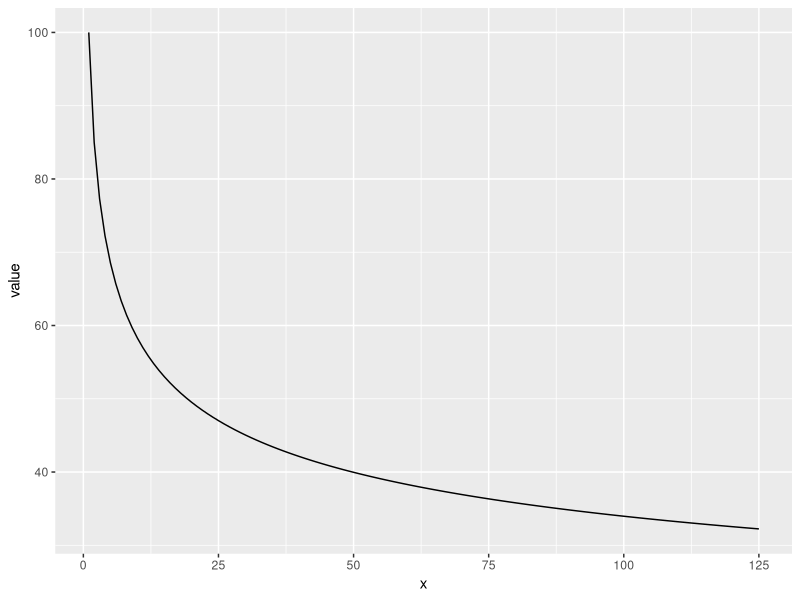
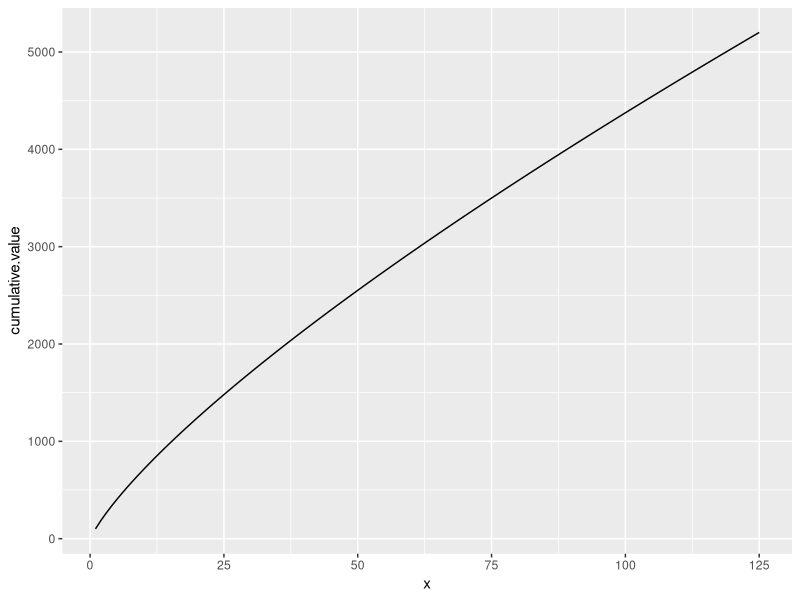
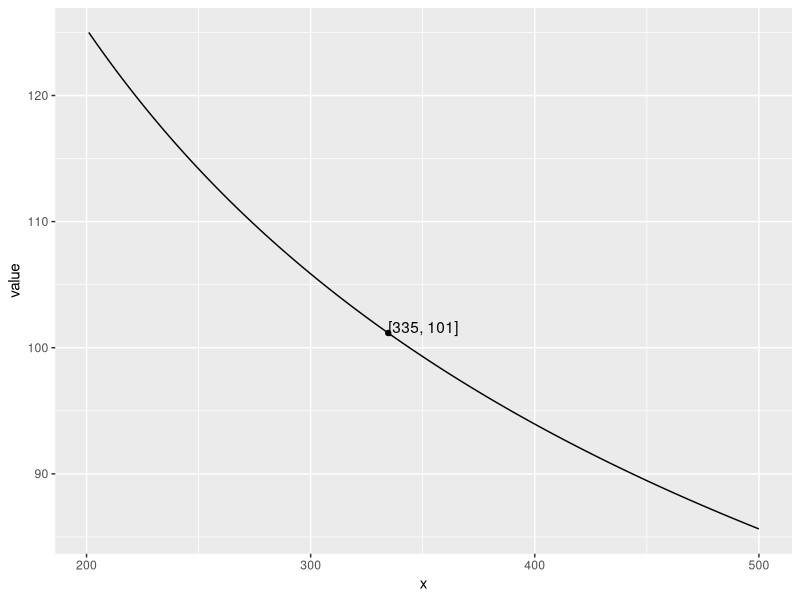
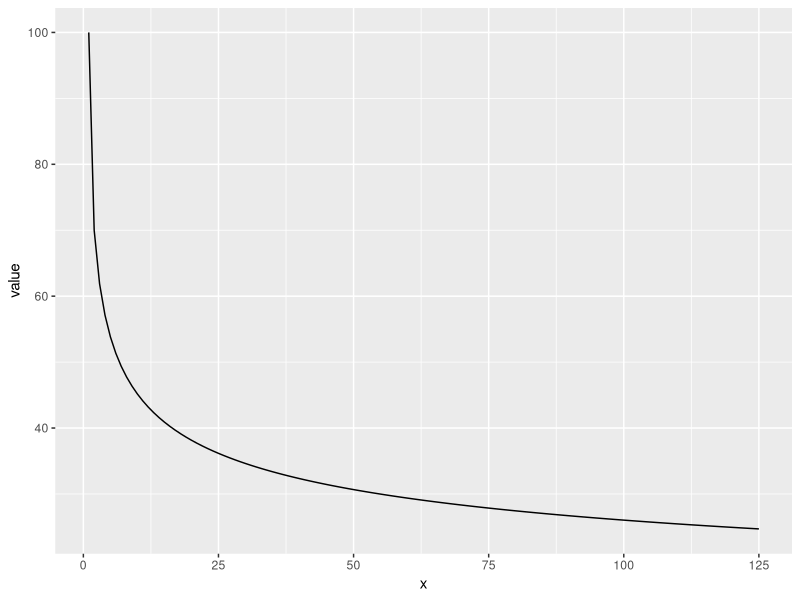
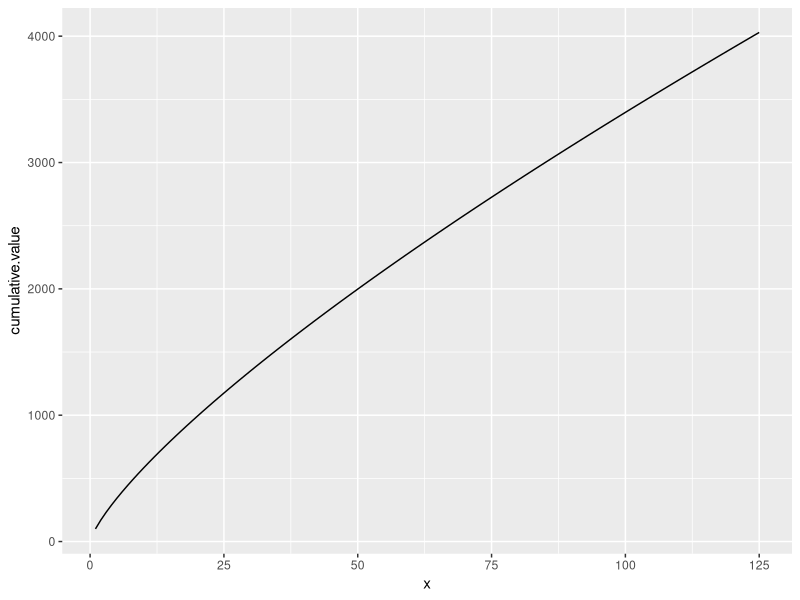
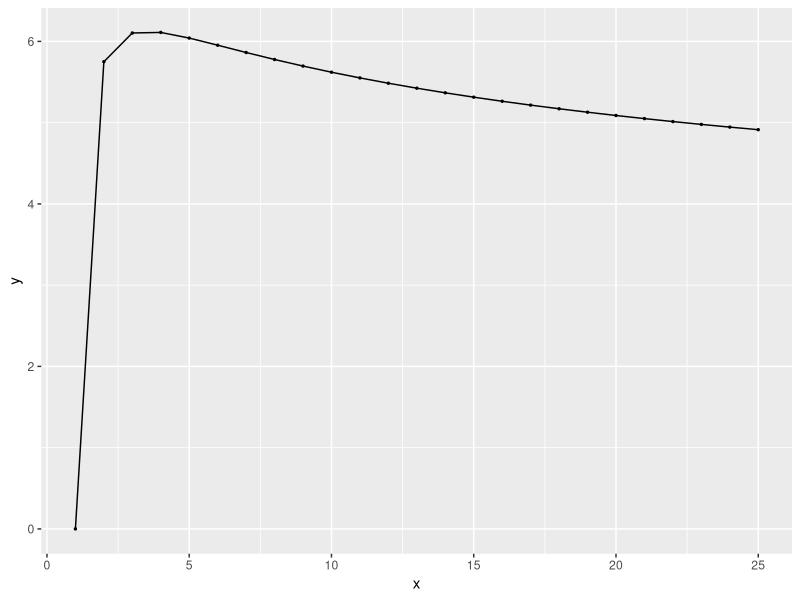
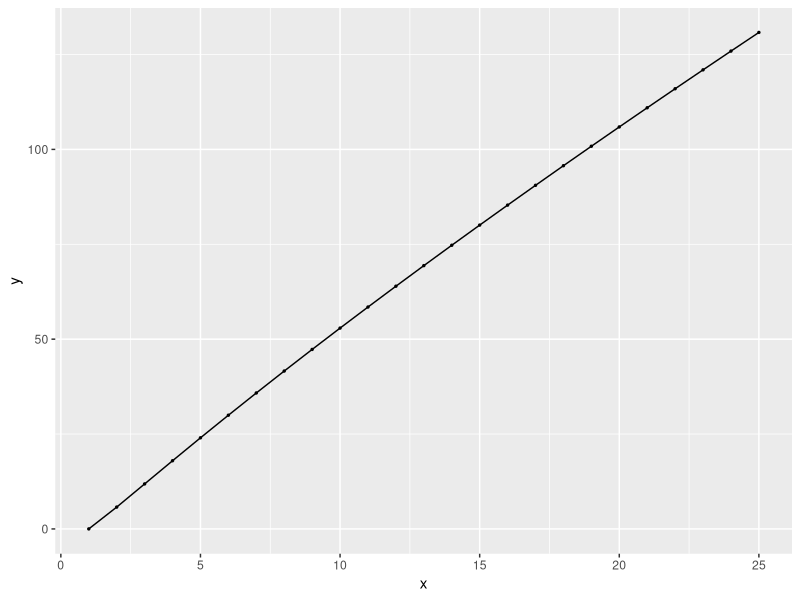

These figures' R source, in order:
## ---- chunk 1
library(ggplot2)
## ---- chunk 2
unit_curve <- function(t, n, r, m = 1, na.rm = FALSE){
        
        if(!is.numeric(t) | !is.numeric(m) | !is.numeric(n) | !is.numeric(r)){
                stop('This function only works for numeric inputs!\n', 
                     'You have provided objects of the following classes:\n', 
                     't: ', class(t), '\n',
                     'm: ', class(m), '\n',
                     'n: ', class(n), '\n',
                     'r: ', class(r))
        }
        
        if(na.rm == TRUE) {
                t <- t[!is.na(t)]
                m <- m[!is.na(m)]
                n <- n[!is.na(n)]
                r <- r[!is.na(r)]
                
                warning('Any strings with NA were filtered. This may result in \n',
                        'unexpected recycling.')
        }
        
        b <- log(r)/log(2)
        y <- t * (n/m)^b
        
        return(y)
        
} 

plot_unit_curve <- function(t, m, n, r, model = "u", level = "u"){
        
        if(level != "u" & level != "c"){
                stop('Undefined specification for the level argument.' )
        }
        
        if(model == "u") {
                df <- data.frame(x = m:n, 
                                 value = unit_curve(t = t, m = m, n = m:n, r = r),
                                 cumulative.value = cumsum(unit_curve(t = t, m, n = m:n, r = r)))
                
                if(level == "u") {
                        ggplot(data = df, aes(x = x, y = value)) +
                                geom_line()
                } else {
                        ggplot(data = df, aes(x = x, y = cumulative.value)) +
                                geom_line()
                }
                
                
        } else if(model == "ca") {
                df <- data.frame(x = m:n, 
                                 value = ca_unit(t = t, m = m, n = m:n, r = r),
                                 cumulative.value = cumsum(ca_unit(t = t, m = m, n = m:n, r = r)))
                
                if(level == "u") {
                        ggplot(data = df, aes(x = x, y = value)) +
                                geom_line()
                } else {
                        ggplot(data = df, aes(x = x, y = cumulative.value)) +
                                geom_line()
                }
                
        } else if(model == "both") {
                df1 <- data.frame(x = m:n, 
                                  model = "unit model", 
                                  value = unit_curve(t = t, m = m, n = m:n, r = r),
                                  cumulative.value = cumsum(unit_curve(t = t, m, n = m:n, r = r)))
                
                df2 <- data.frame(x = m:n, 
                                  model = "ca model", 
                                  value = ca_unit(t = t, m = m, n = m:n, r = r),
                                  cumulative.value = cumsum(ca_unit(t = t, m = m, n = m:n, r = r)))
                
                df <- rbind(df1, df2)
                
                if(level == "u") {
                        ggplot(data = df, aes(x = x, y = value, color = model)) +
                                geom_line()
                } else{
                        ggplot(data = df, aes(x = x, y = cumulative.value, color = model)) +
                                geom_line()
                }
        }
        
}
## ---- chunk 3
unit_curve(t = 100, n = 125, r = .85)
## ---- chunk 4
plot_unit_curve(t = 100, m = 1, n = 125, r = .85, model = "u", level = "u")
## ---- chunk 5
unit_cum_exact <- function(t, n, r, m = 1, na.rm = FALSE){
        
        if(!is.numeric(t) | !is.numeric(m) | !is.numeric(n) | !is.numeric(r)){
                stop('This function only works for numeric inputs!\n', 
                     'You have provided objects of the following classes:\n', 
                     't: ', class(t), '\n',
                     'm: ', class(n), '\n',
                     'n: ', class(n), '\n',
                     'r: ', class(r))
        }
        
        if( m > n ){
                stop('This function calculates the cumulative hours/costs between \n',
                     'm and n; consequenctly, n must be larger than m.')
        }
        
        if(na.rm == TRUE) {
                t <- t[!is.na(t)]
                m <- m[!is.na(m)]
                n <- n[!is.na(n)]
                r <- r[!is.na(r)]
                
                warning('Any strings with NA were filtered. This may result in \n',
                        'unexpected recycling.')
        }
        
        b <- log(r)/log(2)
        t1 <- t/(m^b)
        
        i <- m:n
        y <- t1 * i^b

        return(sum(y))
        
}
## ---- chunk 6
unit_cum_exact(t = 100, n = 125, r = .85)
## ---- chunk 7
unit_cum_appx <- function(t, n, r, m = 1, na.rm = FALSE){
        
        if(!is.numeric(t) | !is.numeric(m) | !is.numeric(n) | !is.numeric(r)){
                stop('This function only works for numeric inputs!\n', 
                     'You have provided objects of the following classes:\n', 
                     't: ', class(t), '\n',
                     'm: ', class(n), '\n',
                     'n: ', class(n), '\n',
                     'r: ', class(r))
        }
        
        if( m > n ){
                stop('This function approximates the cumulative hours/costs between \n',
                     'm and n; consequently, n must be larger than m.')
        }
        
        if(na.rm == TRUE) {
                t <- t[!is.na(t)]
                m <- m[!is.na(m)]
                n <- n[!is.na(n)]
                r <- r[!is.na(r)]
                
                warning('Any strings with NA were filtered. This may result in \n',
                        'unexpected recycling.')
        }
        
        b <- log(r)/log(2)
        c <- 1 + b
        t1 <- t/(m^b)
        
        y <- (t1 / c) * (((n + 0.5)^(c)) - ((m - 0.5)^(c)))
        
        return(y)
        
}  
## ---- chunk 8
unit_cum_appx(t = 100, n = 125, r = .85)
## ---- chunk 9
system.time(unit_cum_exact(t = 100, n = 1000000, r = .85))

system.time(unit_cum_appx(t = 100, n = 1000000, r = .85))
## ---- chunk 10
plot_unit_curve(t = 100, m = 1, n = 125, r = .85, model = "u", level = "c")
## ---- chunk 11
unit_midpoint <- function(m, n, r, na.rm = FALSE){
        
        if(!is.numeric(m) | !is.numeric(n) | !is.numeric(r)){
                stop('This function only works for numeric inputs!\n', 
                     'You have provided objects of the following classes:\n', 
                     'm: ', class(n), '\n',
                     'n: ', class(n), '\n',
                     'r: ', class(r))
        }
        
        if( m > n ){
                stop('This function approximates the "midpoint" or average unit between \n',
                     'm and n; consequently, n must be larger than m.')
        }
        
        if(na.rm == TRUE) {
                m <- m[!is.na(m)]
                n <- n[!is.na(n)]
                r <- r[!is.na(r)]
                
                warning('Any strings with NA were filtered. This may result in \n',
                        'unexpected recycling.')
        }
        
        b <- log(r)/log(2)
        c <- 1 + b

        k <- (((n + 0.5)^(c) - (m - 0.5)^(c)) / ((c) * (n - m + 1)))^(1/b)
        
        return(k)
        
} 
## ---- chunk 12
unit_midpoint(m = 201, n = 500, r = .75)
## ---- chunk 13
unit_block_summary <- function(t, m, n, r, na.rm = FALSE){
        
        if(!is.numeric(t) | !is.numeric(m) | !is.numeric(n) | !is.numeric(r)){
                stop('This function only works for numeric inputs!\n', 
                     'You have provided objects of the following classes:\n', 
                     't: ', class(t), '\n',
                     'm: ', class(n), '\n',
                     'n: ', class(n), '\n',
                     'r: ', class(r))
        }
        
        if( m > n ){
                stop('This function caculates summary statistics for the production block between \n',
                     'm and n; consequently, n must be larger than m.')
        }
        
        if(na.rm == TRUE) {
                t <- t[!is.na(t)]
                m <- m[!is.na(m)]
                n <- n[!is.na(n)]
                r <- r[!is.na(r)]
                
                warning('Any strings with NA were filtered. This may result in \n',
                        'unexpected recycling.')
        }
        
        b <- log(r)/log(2)
        c <- 1 + b
        t1 <- t/(m^b)
        
        k <- (((n + 0.5)^(c) - (m - 0.5)^(c)) / ((c) * (n - m + 1)))^(1/b)
        t_k <- unit_curve(t = t1, n = k, r = r)
        block_units <- n - m + 1
        block_hours <- t_k * block_units
        
        y <- list(`block units` = block_units,
                  `block hours` = block_hours,
                  `midpoint unit` = k,
                  `midpoint hours` = t_k)
        return(y)
        
}  
## ---- chunk 14
unit_block_summary(t = 125, m = 201, n = 500, r = .75)
## ---- chunk 15
plot_block_summary <- function(t, m, n, r){
        
        df <- data.frame(x = m:n, value = unit_curve(t = t, m = m, n = m:n, r = r))
        
        midpoint <- data.frame(x = unit_block_summary(t, m, n, r)[[3]],
                               value = unit_block_summary(t, m, n, r)[[4]],
                               label = paste0("[", round(unit_block_summary(t, m, n, r)[[3]]), ", ", round(unit_block_summary(t, m, n, r)[[4]]), "]"))
        
        ggplot(df, aes(x = x, y = value)) +
                geom_line() +
                geom_point(data = midpoint, aes(x = x, y = value)) +
                geom_text(data = midpoint, aes(x = x, y = value, label = label), 
                          hjust = 0, vjust = 0)
}
## ---- chunk 16
plot_block_summary(t = 125, m = 201, n = 500, r = .75)
## ---- chunk 17
ca_unit <- function(t, n, r, m = 1, na.rm = FALSE){
        
        if(!is.numeric(t) | !is.numeric(m) |!is.numeric(n) | !is.numeric(r)){
                stop('This function only works for numeric inputs!\n', 
                     'You have provided objects of the following classes:\n', 
                     't: ', class(t), '\n',
                     'n: ', class(n), '\n',
                     'n: ', class(n), '\n',
                     'r: ', class(r))
        }
        
        if(na.rm == TRUE) {
                t <- t[!is.na(t)]
                m <- m[!is.na(m)]
                n <- n[!is.na(n)]
                r <- r[!is.na(r)]
                
                warning('Any strings with NA were filtered. This may result in \n',
                        'unexpected recycling.')
        }
        
        b <- log(r)/log(2)
        c <- 1 + b
        
        y <- t * ((n^c - (n-1)^c)) / (m^c - (m-1)^c)
        
        return(y)
}
## ---- chunk 18
ca_unit(t = 110, m = 1, n = 2200, r = .885)
## ---- chunk 19
plot_unit_curve(t = 100, m = 1, n = 125, r = .85, model = "ca", level = "u")
## ---- chunk 20
ca_block <- function(t, n, r, m = 1, na.rm = FALSE){
        
        if(!is.numeric(t) | !is.numeric(m) | !is.numeric(n) | !is.numeric(r)){
                stop('This function only works for numeric inputs!\n', 
                     'You have provided objects of the following classes:\n', 
                     't: ', class(t), '\n',
                     'm: ', class(m), '\n',
                     'n: ', class(n), '\n',
                     'r: ', class(r))
        }
        
        if( m > n ){
                stop('This function computes the total hours/costs for a production block for \n',
                     'units m through n; consequently, n must be larger than m.')
        }
        
        if(na.rm == TRUE) {
                t <- t[!is.na(t)]
                m <- m[!is.na(m)]
                n <- n[!is.na(n)]
                r <- r[!is.na(r)]
                
                warning('Any strings with NA were filtered. This may result in \n',
                        'unexpected recycling.')
        }
        
        b <- log(r)/log(2)
        c <- 1 + b
        y <- t * (n^c - (m-1)^c)
        
        return(y)
}
## ---- chunk 21
ca_block(t = 75, m = 201, n = 250, r = .85)
## ---- chunk 22
plot_unit_curve(t = 100, m = 1, n = 125, r = .85, model = "ca", level = "c")
## ---- chunk 23
delta <- function(t, m, n, r, level = "u") {
        
        d <- unit_curve(t = t, m = m, n = m:n, r = r) - ca_unit(t = t, m = m, n = m:n, r = r)
        
        if(level == "u") {
                y <- d
        }
        
        if(level == "c") {
                y <- cumsum(d)
        }
        
        if(level != "u" & level != "c"){
                stop('Undefined specification for the level argument.' )
        }
        
        return(y)
}

plot_delta <- function(t, m, n, r, level = "u"){
        
        if(level != "u" & level != "c"){
                stop('Undefined specification for the level argument.' )
        }
        
        if(level == "u") {
                df <- data.frame(x = m:n, y = delta(t = t, m = m, n = n, r = r, level = "u"))
                
                y <- ggplot(df, aes(x = x, y = y)) +
                        geom_line()
                
                if(n < 100) y <- y + geom_point(size = .5)
                
        } 
        
        if(level == "c") {
                df <- data.frame(x = m:n, y = delta(t = t, m = m, n = n, r = r, level = "c"))
                
                y <- ggplot(df, aes(x = x, y = y)) +
                        geom_line()
                
                if(n < 100) y <- y + geom_point(size = .5)
        }
        
        return(y)
}
## ---- chunk 24
delta(t = 50, m = 1, n = 25, r = .885, level = "u")

plot_delta(t = 50, m = 1, n = 25, r = .885, level = "u")
## ---- chunk 25
delta(t = 50, m = 1, n = 25, r = .885, level = "c")

plot_delta(t = 50, m = 1, n = 25, r = .885, level = "c")
## ---- chunk 26
cum_error <- function(n, r1, r2){
        
        if(!is.numeric(n) | !is.numeric(r1) | !is.numeric(r2)){
                stop('This function only works for numeric inputs!\n', 
                     'You have provided objects of the following classes:\n', 
                     'n: ', class(n), '\n',
                     'r1: ', class(r1), '\n',
                     'r2: ', class(r2))
        }
        
        if(r1 == r2){
                return('The learning curve rates you are comparing are the same.')
        }
        
        b1 <- log(r1)/log(2)
        b2 <- log(r2)/log(2)
        
        y <- n^(b2 - b1) - 1

        return(y)
        
}
## ---- chunk 27
cum_error(n = 250, r1 = .85, r2 = .87)
## ---- chunk 28
agg_curve <- function(t, r, n, na.rm = FALSE){
        
        if(!is.numeric(t) | !is.numeric(n) | !is.numeric(r)){
                stop('This function only works for numeric inputs!\n', 
                     'You have provided objects of the following classes:\n', 
                     't: ', class(t), '\n',
                     'n: ', class(n), '\n',
                     'r: ', class(r))
        }
        
        if(na.rm == TRUE) {
                t <- t[!is.na(t)]
                n <- n[!is.na(n)]
                r <- r[!is.na(r)]
                
                warning('Any strings with NA were filtered. This may result in \n',
                        'unexpected recycling.')
        }
        
        H <- sum(t)
        
        b <- log(r)/log(2)
        c <- 1 + b
        hours_i <- t * n^c
        hours_all <- sum(hours_i)
        
        B <- (log(hours_all) - log(H)) / log(n)
        
        y <- H*n^B
        
        return(y)
}
## ---- chunk 29
t <- c(70, 45, 25)
r <- c(.85, .87, .80)

agg_curve(t = t, r = r, n = 300)
## ---- chunk 30
natural_slope <- function(r, na.rm = FALSE){
        
        if(!is.numeric(r)){
                stop('This function only works for numeric inputs!\n', 
                     'You have provided a rate in the form of a ',class(r))
        }
        
        if(na.rm == TRUE) {
                r <- r[!is.na(r)]
        }
        
        b <- log(r)/log(2)
        
        return(b)
        
} 
## ---- chunk 31
natural_slope(r = c(.80, .85, .90))
## ---- chunk 32
lc_rate <- function(b, na.rm = FALSE){
        
        if(!is.numeric(b)){
                stop('This function only works for numeric inputs!\n', 
                     'You have provided a natural slope in the form of a ',class(b))
        }
        
        if(na.rm == TRUE) {
                b <- b[!is.na(b)]
        }
        
        y = 10^(b * log10(2) + 2)/100
        
        return(y)
}
## ---- chunk 33
lc_rate(b = c(-.19, -.22, -.25))
## ---- chunk 34
natural_slope_est <- function(T, t, n){
        
        if(!is.numeric(T) | !is.numeric(t) | !is.numeric(n)){
                stop('This function only works for numeric inputs!\n', 
                     'You have provided objects of the following classes:\n', 
                     'T: ', class(T), '\n',
                     't: ', class(t), '\n',
                     'n: ', class(n))
        }
        
        b <- (log(T) - log(t)) / log(n) - 1
        
        return(b)
        
} 
## ---- chunk 35
natural_slope_est(T = 8250, t = 80, n = 250)
## ---- chunk 36
lc_rate_est <- function(T, t, n){
        
        if(!is.numeric(T) | !is.numeric(t) | !is.numeric(n)){
                stop('This function only works for numeric inputs!\n', 
                     'You have provided objects of the following classes:\n', 
                     'T: ', class(T), '\n',
                     't: ', class(t), '\n',
                     'n: ', class(n))
        }
        
        b <- (log(T) - log(t)) / log(n) - 1
        y = 10^(b * log10(2) + 2)/100
        
        return(y)
        
} 
## ---- chunk 37
lc_rate_est(T = 8250, t = 80, n = 250)
